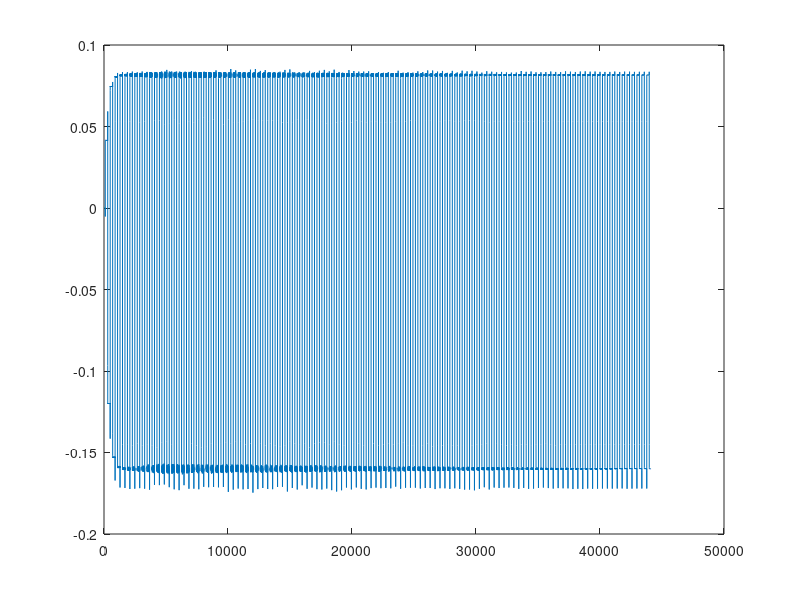

Source code (MATLAB):
clear;clc;

fs = 44100;
f = 220;
N = fs/f;
N = floor(N);


%envelope time in seconds
at = 0.1;
dt = 0.9;
st = 0.5;
rt = 0.01; % must equal to l + 1/fs

% levels of attack, decay and sustain
attlvl = 1;
decaylvl = 0;
suslvl = 0.5;
%generate env
attack = linspace(0,attlvl, fs*at);
decay = linspace(attlvl,decaylvl, fs*dt);
sustain = linspace(decaylvl,suslvl, fs*st); 
release = linspace(suslvl,0, fs*rt);
env = [attack decay];
x = 2*rand(1,length(env));
x = x - mean(x);

x = x.*env;
plot(x)

% clarinet parameters 
pm = 0.1; 

y1 = zeros(1, N/2+1); %  = [zeros(1,fs + delay)];
y2 = zeros(1,N/2);
t = 44100;
out = 0;
dout1 = 0; 
dout2 = 0;
signal = 0;
lengthYOffset = N/2-1;
a = 0.5;
a2 = 0.3;


pos = 1;
HPz1 = 0;
HPz2 = 0;

for i = 1:t
    pbplus = y2(N/2) - pm  ;
    
    if pbplus < -0.1
        alpha = 1;
    else 
        alpha = -0.5 * pbplus + 0.2;
    end
        
    if i < length(env) + 1
        noise = pm + 0.1*x(i);
    else
        noise = 0;
    end
    
    pbminus = alpha * pbplus + (1-alpha)* pm + 0.02*noise;
    
    
    y1 = [pbminus, y1(1:lengthYOffset)];
    y2 = [-(a*y1(N/2-1) + (1-a)*y1(N/2)), y2(1:lengthYOffset)];
    
    out = -(0.1*dout1 - 0.9*dout2);
    dout2 = dout1; 
    dout1 = y1(N/2);
    signal = [signal out];

    
%     
%     nextPos = mod((pos + 1), N + 2);
%     pbplus = y(pos) - pm/2;
%     pbplus = pbplus/2; 
%     
%     alpha = 0.1;
%     pbminus = alpha*pbplus - (1-alpha)*noise;
%     pbminus = pbminus+noise;
%     
%     if nextPos == 0
%         nextPos = 1;
%     end
%     
%     out = (a1*y(pos) + (1-a1)*y(nextPos));
%     y(pos) = pbminus - out;
%     
%     
%     
%     signal(i) = out + (a2*HPz1 - (1-a2)*HPz2);
%     
%     
%     HPz2 = HPz1;
%     HPz1 = signal(i);
%     
%     
%     pos = nextPos;
end

plot(signal)
soundsc(signal, fs)




